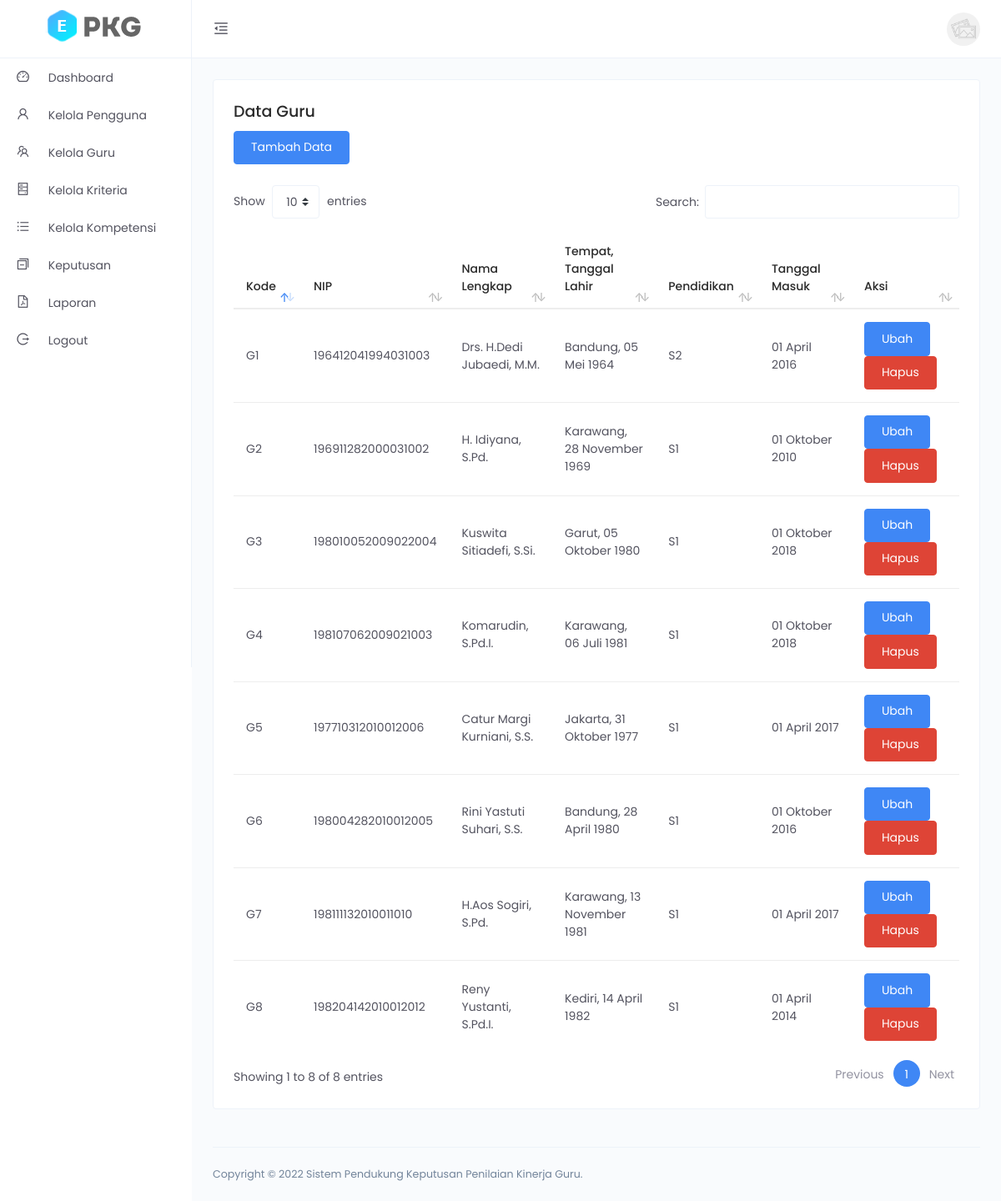
Screenshot of /Guru (signed in) with the database file from the repository.
### tables this page shows
CREATE TABLE `t_guru`  (
  `kode_alternatif` varchar(16) NOT NULL,
  `nip` varchar(18) NULL DEFAULT NULL,
  `nama_lengkap` varchar(255) NULL DEFAULT NULL,
  `jenis_kelamin` varchar(12) NULL DEFAULT NULL,
  `tempat_lahir` varchar(64) NULL DEFAULT NULL,
  `tanggal_lahir` date NULL DEFAULT NULL,
  `pendidikan` varchar(64) NULL DEFAULT NULL,
  `pangkat_golongan` varchar(128) NULL DEFAULT NULL,
  `tanggal_masuk` date NULL DEFAULT NULL,
  `status` int(1) NULL DEFAULT 1,
  `created_at` datetime(0) NULL DEFAULT current_timestamp(0),
  PRIMARY KEY (`kode_alternatif`) USING BTREE
);

### core/functions.php (called while the page is built, shortened)
<?php
function view($view, $data = [])
{
    extract($data);
    require "../app/view/" . $view . ".php";
}
function url($url = '')
{
    return str_replace('public/', '', APP_URL) . trim($url, '/');
}
function base_url($url = '')
{
    return str_replace('public/', '', BASE_URL) . trim($url, '/');
}
if (!function_exists('tgl_indo')) {
    function tgl_indo($tgl)
    {
        $ubah = gmdate($tgl, time() + 60 * 60 * 8);
        $pecah = explode("-", $ubah);
        $tanggal = $pecah[2];
        $bulan = bulan($pecah[1]);
        $tahun = $pecah[0];
        return $tanggal . ' ' . $bulan . ' ' . $tahun;
    }
}
if (!function_exists('bulan')) {
    function bulan($bln)
    {
        switch ($bln) {
            case 4:
                return "April";
                break;
            case 5:
                return "Mei";
                break;
            case 7:
                return "Juli";
                break;
            case 10:
                return "Oktober";
                break;
            case 11:
                return "November";
                break;
        }
    }
}

### app/classes/Guru.php (called while the page is built, shortened)
<?php
class Guru
{
    protected $_db;
    public function __construct()
    {
        $this->_db = new Database();
    }
    public function index()
    {
        $data['guru'] = $this->_db->other_query("SELECT * FROM t_guru", 2);
        view('guru/index', $data);
    }
}

### core/router.php (called while the page is built, shortened)
<?php
class Router
{
    private $method     = 'index';
    private $params     = [];
    public function __construct()
    {
        $this->parseUri();
    }
    private function parseUri()
    {
        $class = new $class;
        call_user_func_array([$class, $this->method], $this->params);
    }
}

### public/index.php (called while the page is built, shortened)
<?php
new Router();

### app/classes/Database.php (called while the page is built, shortened)
<?php
class Database
{
    protected $conn;
    public function connect()
    {
        if (!$this->conn) {
            $this->conn = new mysqli(DB_HOST, DB_USER, DB_PASS, DB_NAME);
        }
    }
    function other_query($query, $type = 1)
    {
        $result = $this->conn->query($query);
        if ($type == 1) {
            $data = $result->fetch_object();
        } else {
            $data = $result->fetch_all(MYSQLI_ASSOC);
        }
        return $data;
    }
}

### app/view/guru/index.php (the view, shortened to what this page needs)
<link href="<?= base_url('') ?>assets/vendors/datatables/dataTables.bootstrap.min.css" rel="stylesheet">
<div class="main-content">
    <div class="card">
        <div class="card-body">
            <h4>Data Guru</h4>
            <a href="<?= url('guru/tambah_guru') ?>" class="btn btn-primary">Tambah Data</a>
            <div class="m-t-25">
                <table id="data-table" class="table">
                    <thead>
                        <tr>
                            <th>Kode</th>
                            <th>NIP</th>
                            <th>Nama Lengkap</th>
                            <th>Tempat, Tanggal Lahir</th>
                            <th>Pendidikan</th>
                            <th>Tanggal Masuk</th>
                            <th>Aksi</th>
                        </tr>
                    </thead>
                    <tbody>
                        <?php foreach ($guru as $row) : ?>
                            <tr>
                                <td><?= $row['kode_alternatif'] ?></td>
                                <td><?= $row['nip'] ?></td>
                                <td><?= $row['nama_lengkap'] ?></td>
                                <td><?= $row['tempat_lahir'] . ', ' . tgl_indo($row['tanggal_lahir']) ?></td>
                                <td><?= $row['pendidikan'] ?></td>
                                <td><?= tgl_indo($row['tanggal_masuk']) ?></td>
                                <td>
                                    <a class="btn btn-primary waves-effect waves-light" href="<?= url('guru/ubah_guru/' . $row['kode_alternatif']) ?>" role="button">Ubah</a>
                                    <a class="btn btn-danger waves-effect waves-light" href="#" onclick="delete_data('<?= $row['kode_alternatif'] ?>', 'guru/hapus_guru')" role="button">Hapus</a>
                                </td>
                            </tr>
                        <?php endforeach; ?>
                    </tbody>
                </table>
            </div>
        </div>
    </div>
</div>

### rows the page displays
t_guru: kode_alternatif "G1", nip "196412041994031003", nama_lengkap "Drs. H.Dedi Jubaedi, M.M.", tempat_lahir "Bandung", tanggal_lahir "05 Mei 1964", pendidikan "S2", tanggal_masuk "01 April 2016"
t_guru: kode_alternatif "G2", nip "196911282000031002", nama_lengkap "H. Idiyana, S.Pd.", tempat_lahir "Karawang", tanggal_lahir "28 November 1969", pendidikan "S1", tanggal_masuk "01 Oktober 2010"
t_guru: kode_alternatif "G3", nip "198010052009022004", nama_lengkap "Kuswita Sitiadefi, S.Si.", tempat_lahir "Garut", tanggal_lahir "05 Oktober 1980", pendidikan "S1", tanggal_masuk "01 Oktober 2018"
t_guru: kode_alternatif "G4", nip "198107062009021003", nama_lengkap "Komarudin, S.Pd.I.", tempat_lahir "Karawang", tanggal_lahir "06 Juli 1981", pendidikan "S1", tanggal_masuk "01 Oktober 2018"
t_guru: kode_alternatif "G5", nip "197710312010012006", nama_lengkap "Catur Margi Kurniani, S.S.", tempat_lahir "Jakarta", tanggal_lahir "31 Oktober 1977", pendidikan "S1", tanggal_masuk "01 April 2017"
t_guru: kode_alternatif "G6", nip "198004282010012005", nama_lengkap "Rini Yastuti Suhari, S.S.", tempat_lahir "Bandung", tanggal_lahir "28 April 1980", pendidikan "S1", tanggal_masuk "01 Oktober 2016"
t_guru: kode_alternatif "G7", nip "198111132010011010", nama_lengkap "H.Aos Sogiri, S.Pd.", tempat_lahir "Karawang", tanggal_lahir "13 November 1981", pendidikan "S1", tanggal_masuk "01 April 2017"
t_guru: kode_alternatif "G8", nip "198204142010012012", nama_lengkap "Reny Yustanti, S.Pd.I.", tempat_lahir "Kediri", tanggal_lahir "14 April 1982", pendidikan "S1", tanggal_masuk "01 April 2014"
